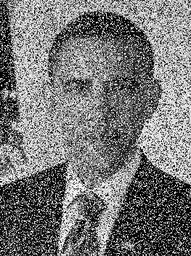
#> input picture guesswho.png, 191 x 256 px, shrunk from 263 x 352 before the run
$ python denoise.py guesswho.png   (Python 2 division)
#> lines starting #> are read from the running program, lines starting #| are printed output that depends on the picture
import sys
from PIL import Image

# define your flip function here

def denoise(img):
    width, height = img.size
    imgup = img.copy()
    pixels = imgup.load()
    for x in range(0, width):
        for y in range(0, height):
            r = region3x3(img, x, y)
            pixels[x, y] = median(r)
    imgup.show()

def median(data):
    order = sorted(data)
    med = order[len(order)/2]
    return med

def region3x3(img, x, y):
    mid = getpixel(img, x, y)
    N = getpixel(img, x, y - 1)
    NE = getpixel(img, x + 1, y - 1)
    E = getpixel(img, x + 1, y)
    SE = getpixel(img, x + 1, y + 1)
    S = getpixel(img, x, y + 1)
    SW = getpixel(img, x - 1, y + 1)
    W = getpixel(img, x - 1, y)
    NW = getpixel(img, x - 1, y - 1)
    return [mid, N, NE, E, SE, S, SW, W, NW]

def getpixel(img, x, y):
    width, height = img.size
    if x < 0:
        x = 0
    elif x >= width:
        x = width - 1
    if y < 0:
        y = 0
    elif y >= height:
        y = height - 1
    return img.load()[x,y]

if len(sys.argv) <= 1:
    print("missing image filename")
    sys.exit(1)
filename = sys.argv[1]
img = Image.open(filename)
#> img is the input picture: PIL image 191x256 RGB; min 0, max 255, mean 118.5
img = img.convert("L")
#> img: PIL image 191x256 L
img.show()

# call your flip function here
denoise(img)
#> the loop in denoise, `for x in range(0, width):` made 191 passes
#> in denoise, `imgup.show()`:
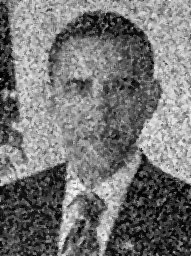
#> shown: PIL image 191x256 L; min 0, max 252, mean 117

$ run again, on pcb.png
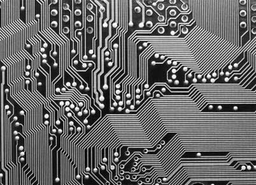
#> input picture pcb.png, 256 x 185 px, shrunk from 402 x 290 before the run
#> img is the input picture: PIL image 256x185 RGB; min 0, max 255, mean 104.2
#> img: PIL image 256x185 L
#> the loop in denoise, `for x in range(0, width):` made 256 passes
#> in denoise, `imgup.show()`:
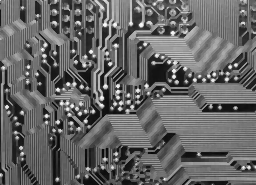
#> shown: PIL image 256x185 L; min 1, max 252, mean 101.8
